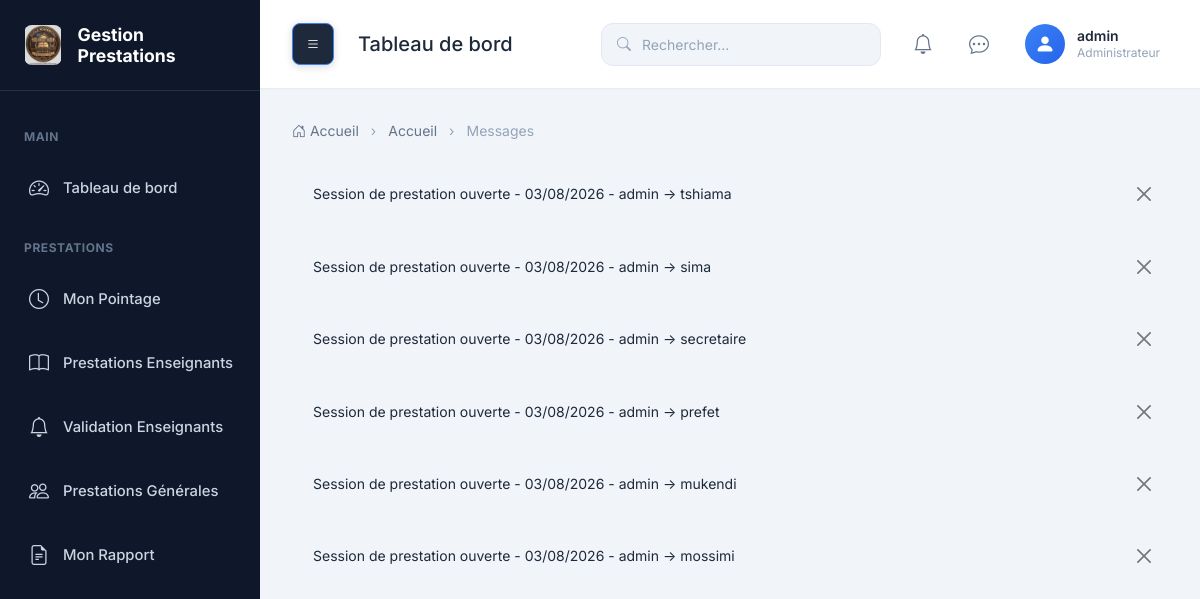
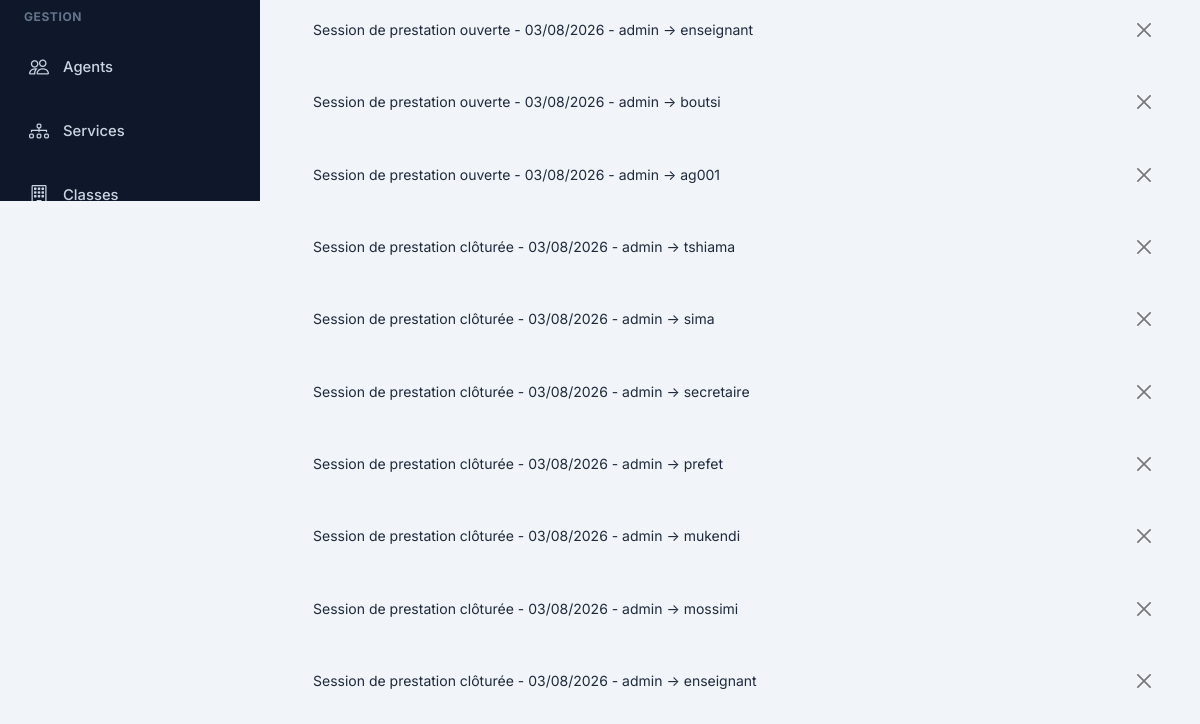
/messages/ (signed in, upper part), run on an earlier commit of the app's database (2 pictures, top to bottom).
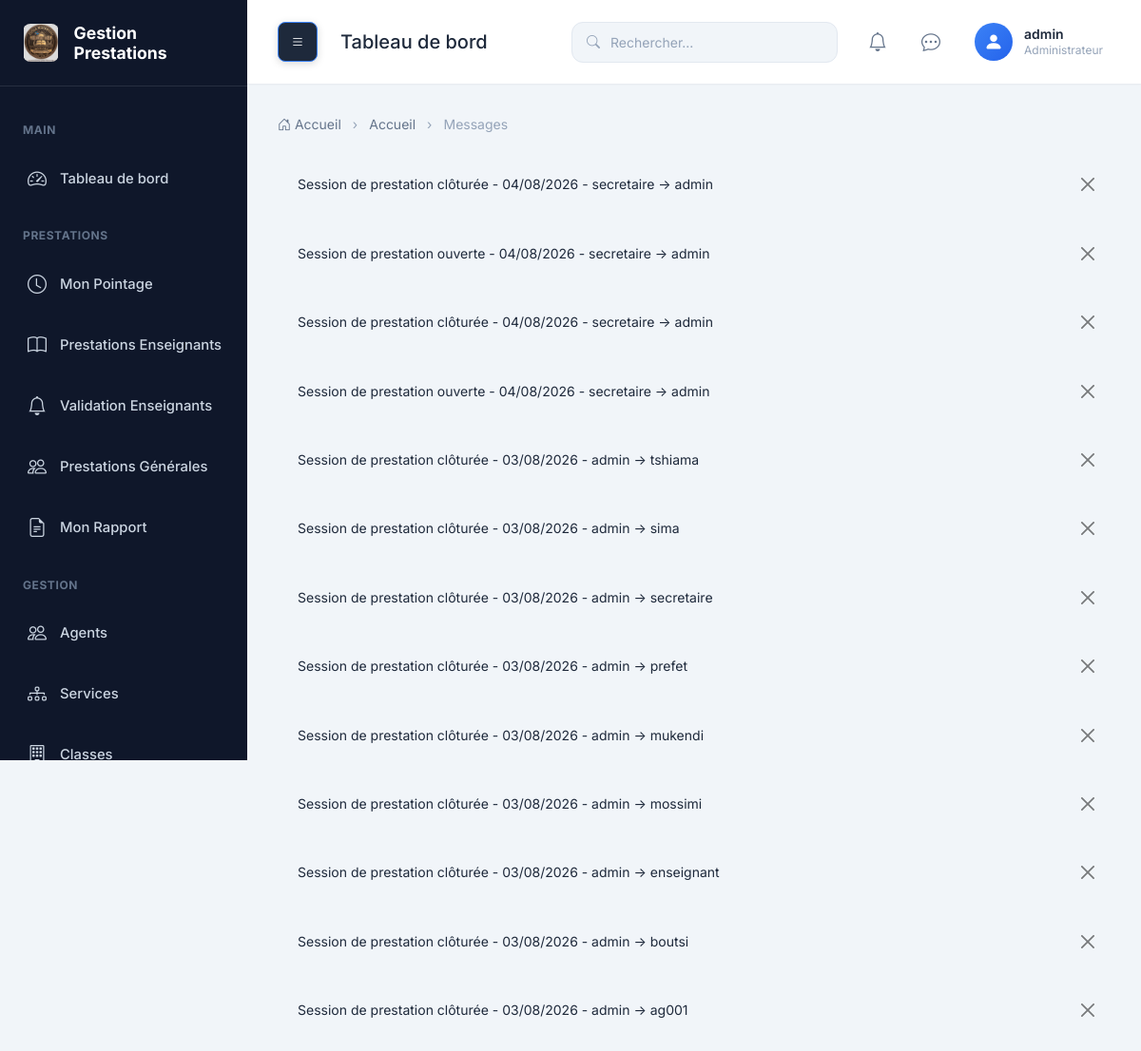
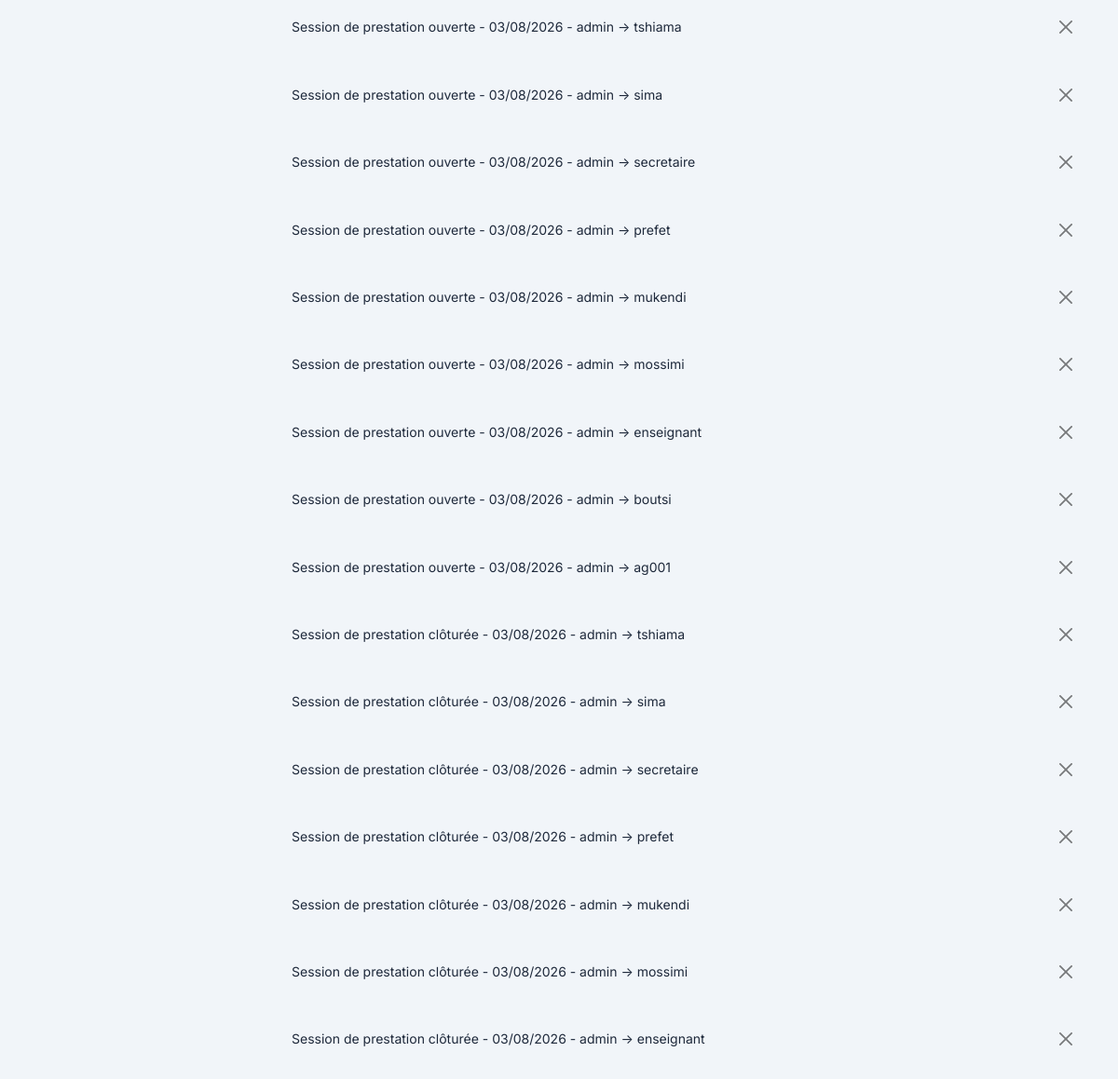
And on a later commit of the database (2 pictures, top to bottom).
### prestation/models.py (models this page shows)
class Remarque(models.Model):
    CATEGORIE_CHOICES = (
        ('MESSAGE', 'Message'),
        ('APPROBATION', 'Demande d\'approbation'),
        ('NOTIFICATION', 'Notification'),
    )
    categorie = models.CharField(
        max_length=20,
        choices=CATEGORIE_CHOICES,
        default='MESSAGE'
    )
    sujet = models.CharField(max_length=120)
    message = models.TextField()
    expediteur = models.ForeignKey(
        User,
        on_delete=models.CASCADE,
        related_name='remarques_envoyees'
    )
    destinataire = models.ForeignKey(
        User,
        on_delete=models.CASCADE,
        related_name='remarques_recues'
    )
    parent = models.ForeignKey(
        'self',
        null=True,
        blank=True,
        on_delete=models.CASCADE,
        related_name='reponses'
    )
    lu = models.BooleanField(default=False)
    created_at = models.DateTimeField(auto_now_add=True)
    updated_at = models.DateTimeField(auto_now=True)
    class Meta:
        ordering = ['-created_at']
        verbose_name = 'Remarque'
        verbose_name_plural = 'Remarques'
        indexes = [
            models.Index(fields=['categorie', 'lu']),
            models.Index(fields=['expediteur', 'destinataire']),
        ]
    def __str__(self):
        return f"{self.sujet} - {self.expediteur.username} → {self.destinataire.username}"

### prestation/views.py (the view)
# urls.py: path('messages/', views.messages_view, name='messages'),
@login_required
def messages_view(request):
    user_role = request.user.utilisateur.role
    if user_role in ['AGENT', 'ENSEIGNANT']:
        msgs = Remarque.objects.filter(
            destinataire=request.user,
            expediteur__utilisateur__role='ADMIN'
        ).select_related('expediteur', 'destinataire').order_by('-created_at')
    else:
        msgs = Remarque.objects.filter(
            Q(expediteur=request.user) | Q(destinataire=request.user)
        ).select_related('expediteur', 'destinataire').order_by('-created_at')
    return render(request, 'messages/chat.html', {'messages': msgs})

### prestation/templates/messages/chat.html (shortened to what this page needs)
{% extends 'base.html' %}
{% load static %}
{% block breadcrumb %}
<li class="breadcrumb-item"><a href="{% url 'dashboard' %}">Accueil</a></li>
<li class="breadcrumb-item active" aria-current="page">Messages</li>
{% endblock %}

### prestation/templates/base.html (shortened to what this page needs)
{% load static %}
<!DOCTYPE html>
<html lang="fr">
<head>
    <link href="https://cdnjs.cloudflare.com/ajax/libs/bootstrap/5.3.2/css/bootstrap.min.css" rel="stylesheet">
    <link href="https://cdnjs.cloudflare.com/ajax/libs/bootstrap-icons/1.11.1/font/bootstrap-icons.min.css" rel="stylesheet">
    <link href="{% static 'css/style.css' %}" rel="stylesheet">
</head>
<body>
    {% if user.is_authenticated %}
    <div class="wrapper">
        {% include 'components/sidebar.html' %}
        <main class="main-content">
        {% include 'components/navbar.html' %}
            <div class="content-area">
                <nav aria-label="breadcrumb">
                    <ol class="breadcrumb">
                        <li class="breadcrumb-item"><a href="{% url 'dashboard' %}"><i class="bi bi-house-door"></i> Accueil</a></li>
                        {% block breadcrumb %}{% endblock %}
                    </ol>
                </nav>
                {% if messages %}
                    {% for message in messages %}
                        <div class="alert alert-{{ message.tags }} alert-dismissible fade show" role="alert">
                            {{ message }}
                            <button type="button" class="btn-close" data-bs-dismiss="alert" aria-label="Close"></button>
                        </div>
                    {% endfor %}
                {% endif %}
            </div>
        </main>
    </div>
    {% else %}
        {% block auth_content %}{% endblock %}
    {% endif %}
</body>
</html>

What changed in the data, as far as the page shows it:
added Remarque: sujet+expediteur+destinataire "Session de prestation clôturée - 04/08/2026 - secretaire → admin"
added Remarque: sujet+expediteur+destinataire "Session de prestation ouverte - 04/08/2026 - secretaire → admin"
added Remarque: sujet+expediteur+destinataire "Session de prestation clôturée - 04/08/2026 - secretaire → admin"
added Remarque: sujet+expediteur+destinataire "Session de prestation ouverte - 04/08/2026 - secretaire → admin"
added Remarque: sujet+expediteur+destinataire "Session de prestation clôturée - 03/08/2026 - admin → tshiama"
added Remarque: sujet+expediteur+destinataire "Session de prestation clôturée - 03/08/2026 - admin → sima"
added Remarque: sujet+expediteur+destinataire "Session de prestation clôturée - 03/08/2026 - admin → secretaire"
added Remarque: sujet+expediteur+destinataire "Session de prestation clôturée - 03/08/2026 - admin → prefet"
added Remarque: sujet+expediteur+destinataire "Session de prestation clôturée - 03/08/2026 - admin → mukendi"
added Remarque: sujet+expediteur+destinataire "Session de prestation clôturée - 03/08/2026 - admin → mossimi"
added Remarque: sujet+expediteur+destinataire "Session de prestation clôturée - 03/08/2026 - admin → enseignant"
added Remarque: sujet+expediteur+destinataire "Session de prestation clôturée - 03/08/2026 - admin → boutsi"
added Remarque: sujet+expediteur+destinataire "Session de prestation clôturée - 03/08/2026 - admin → ag001"
